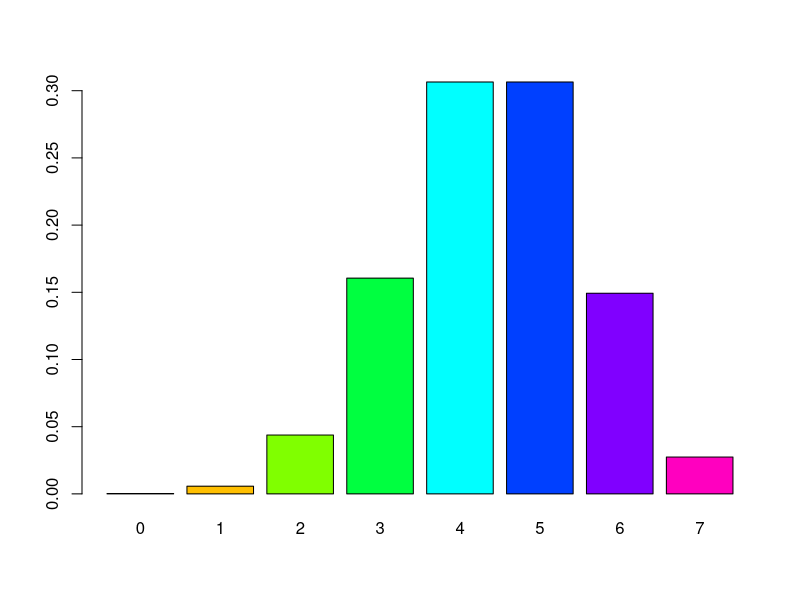

Reproduce this figure in R.
## ---- chunk 1
knitr::opts_chunk$set(echo = TRUE)
## ---- chunk 2
cryw = matrix(c(3,231,
                37,166), nr=2,nc=2, byrow=TRUE)
rownames(cryw)= c("TRUE_Alert", "FALSE_Alert")
colnames(cryw)= c("NoResp", "Resp")
cryw
crywtab=as.table(cryw)
chisq.test(crywtab,correct = FALSE)
## ---- chunk 3
fisher.test(cryw)
## ---- chunk 4
## HIV testing
tab = matrix(c(9,22,
               5,2),
             nr=2,
             nc=2, 
             byrow = TRUE)
rownames(tab)=c("unvacc","vacc")
colnames(tab) = c("Neg", "Pos")
tab
tab=as.table(tab)
chisq.test(tab,cor=FALSE)

## ---- chunk 5
dhyper(9,31,7,14)
## ---- chunk 6
myfisher = function(mat, alpha=0.05){
  rs=rowSums(mat)
  cs=colSums(mat)

  tabprob=dhyper(x=mat[1,1],m=rs[1],n=rs[2],k=cs[1])
  print(tabprob)

  pv=vector(mode="double", length=rs[2]+1)
  for(i in 1:(rs[2]+1)){
    pv[i]=dhyper(x=i-1,m=rs[2],n=rs[1],k=cs[2])
  }
  names(pv)=0:rs[2]
  barplot(pv,col=rainbow(rs[2]+1))
  # the p-value is the probability of observing a result at least as contradictory to the NULL as the observed contingency table, so we sum the p-values that are less than the observed p-value
  v = sum(pv[pv<=tabprob])
  pv_short=c()
  for(i in pv){
    if(round(i,3)<=round(tabprob,3)){
      pv_short=append(pv_short,i)
    if (i>tabprob){
      break
    }
    }
  }
  v=sum(pv_short)
  print(pv_short)
  list(pvals=pv,pval=v, test = ifelse(v > alpha, "accept", "reject"))
}

myfisher(tab)
